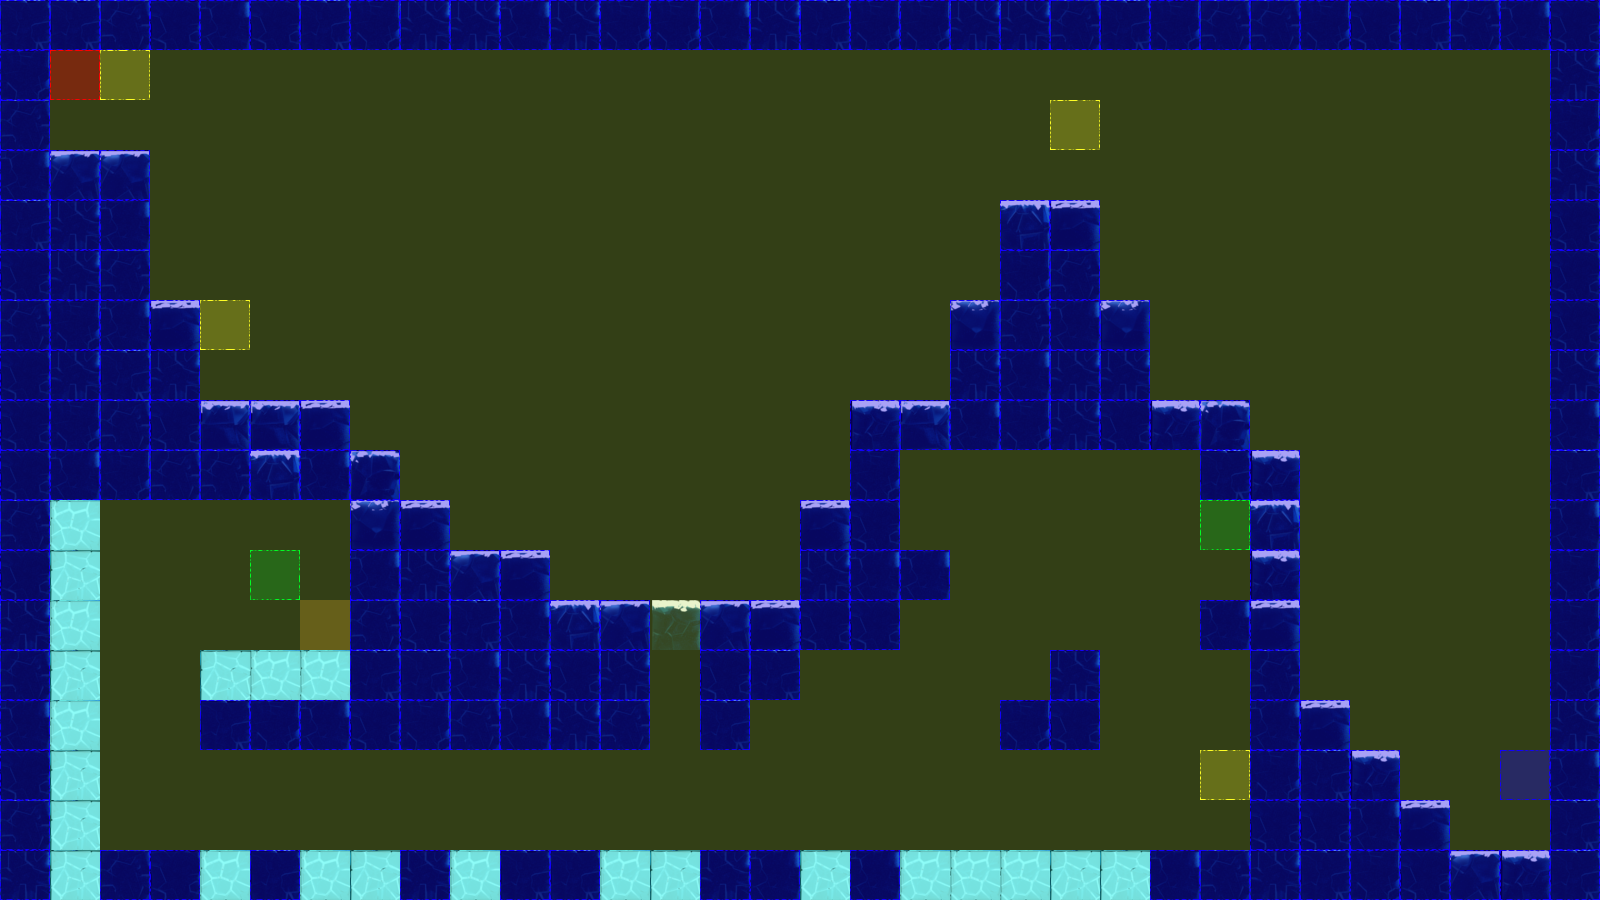

Below is a game level as drawn by its tile map, then a one-line description and the .tmx that defines it (tile-layer data replaced by summaries):
An orthogonal 32x18 tile map with 50x50 px tiles, 3 tile layers (terrain, collision, event), 2 tilesets.

<map version="1.0" orientation="orthogonal" renderorder="left-up" width="32" height="18" tilewidth="50" tileheight="50" nextobjectid="3">
 <tileset firstgid="1" name="frozenPlainsTile" tilewidth="50" tileheight="50" tilecount="50" columns="10">
  <image source="tiles/iceTile.png" width="500" height="251" />
 </tileset>
 <tileset firstgid="51" name="collisionTile" tilewidth="50" tileheight="50" tilecount="12" columns="3">
  <image source="tiles/collisionTile.png" width="150" height="200" />
 </tileset>
 <layer name="terrain" width="32" height="18">
  <data>[576 cells, 211 non-empty, 15 distinct tile ids]</data>
 </layer>
 <layer name="collision" width="32" height="18">
  <data>[576 cells, 576 non-empty, 3 distinct tile ids]</data>
 </layer>
 <layer name="event" width="32" height="18">
  <data>[576 cells, 9 non-empty, 5 distinct tile ids]</data>
 </layer>
</map>
